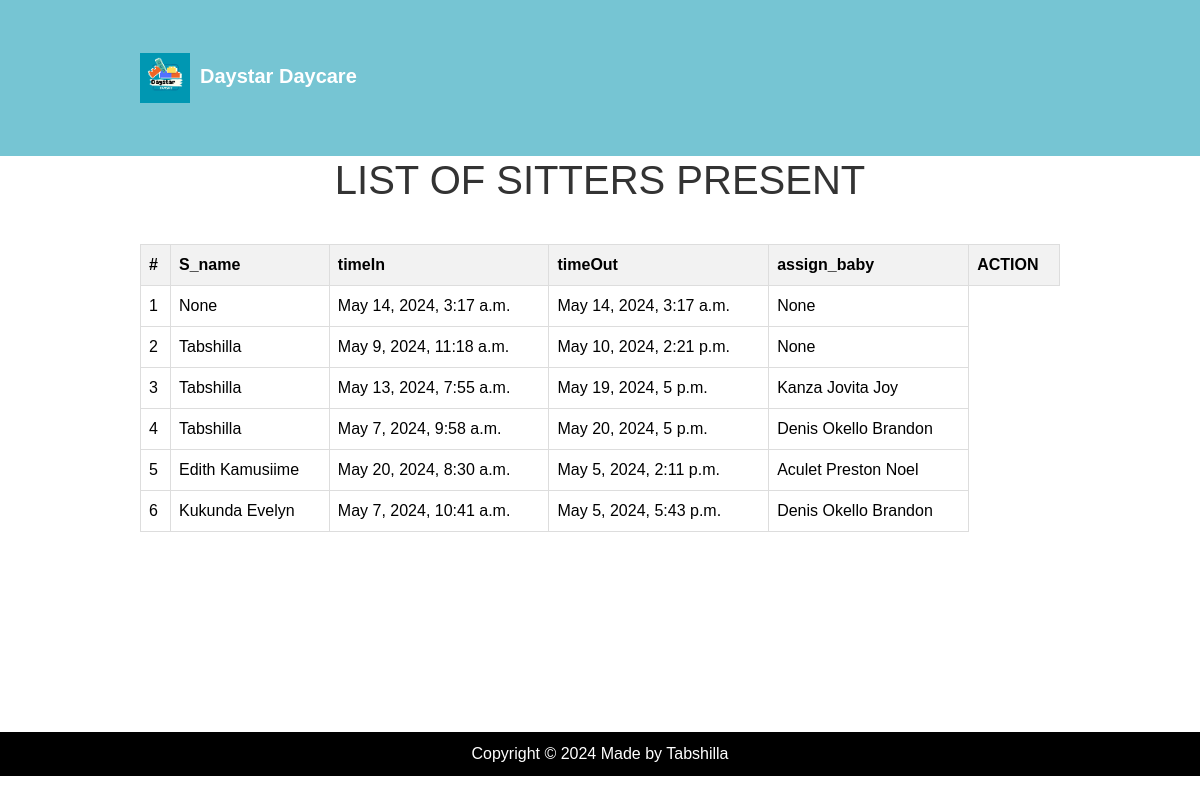
Before: /present_sitters/ with the older database file.
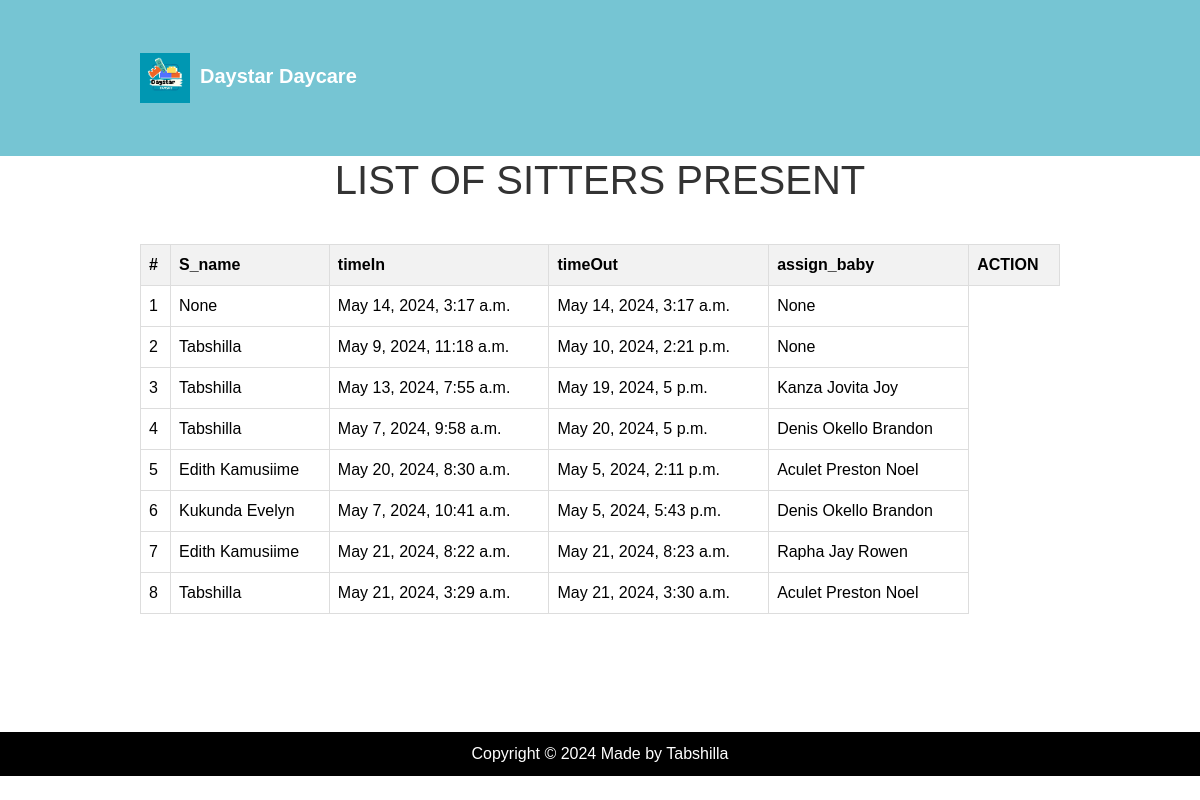
After: the same page with the newer database file.
### DaystarApp/models.py (models this page shows, shortened)
class SitterAttendance(models.Model):
    S_name = models.ForeignKey(Sitter, on_delete=models.CASCADE,null=True, blank=True)
    assign_baby =  models.ForeignKey(BabyReg, on_delete=models.CASCADE,null=True, blank=True)
    timeIn = models.DateTimeField(auto_now_add=True)
    timeOut = models.DateTimeField(null=True,blank=True)

class Sitter(models.Model):
    RELIGION_CHOICES = (
        ('Christian', 'Christian'),
        ('Muslim', 'Muslim'),
        ('Other', 'Other'),
    )
    EDUCATION_LEVEL_CHOICES = (
        ('Primary', 'Primary'),
        ('Secondary', 'Secondary'),
        ('University', 'University'),
    )
    S_name = models.CharField(max_length=200,null=True,blank=True)
    gender = models.CharField(choices=[('female', 'female'),('male','male')], max_length=100, null=False)
    dob = models.DateTimeField()
    location = models.CharField(max_length=200, default="Kabalaga")
    next_of_kin = models.CharField(max_length=200)
    recommenders_name = models.CharField(max_length=200)
    religion = models.CharField(max_length=100, choices=RELIGION_CHOICES, blank=True)
    NIN = models.CharField(max_length=30, unique=True)
    education_level = models.CharField(max_length=200, choices=EDUCATION_LEVEL_CHOICES)
    sitter_number = models.CharField(max_length=200, unique=True)
    contact = models.IntegerField(null= True)
    def __str__(self):
        return self.S_name

class BabyReg(models.Model):
    B_name = models.CharField(max_length=100,null=True, blank=True)
    age = models.CharField(max_length=100,null=True, blank=True)
    gender = models.CharField(choices=[('female', 'female'),('male','male')], max_length=100, null=False)
    location = models.CharField(max_length=100,null=True,)
    mothers_name = models.CharField(max_length=100, null=True, blank=True)
    fathers_name = models.CharField(max_length=100, null=True, blank=True)
    mothers_phone = models.IntegerField(null=True, blank=True)
    fathers_phone = models.IntegerField(null=True, blank=True)
    B_number = models.IntegerField(null=True, blank=True)
    def __str__(self):
        return self.B_name

### DaystarApp/views.py (the view)
# urls.py: path('present_sitters/', views.present_sitters, name='present_sitters'),
def present_sitters(request):
    attendance_list = SitterAttendance.objects.all()
    return render(request, 'DaystarApp/presentsitters.html', {'attendance_list': attendance_list})

### DaystarApp/templates/DaystarApp/presentsitters.html (shortened to what this page needs)
{% extends "DaystarApp/base.html" %}
{% block content  %}
<h1>LIST OF SITTERS PRESENT
</h1>
<div class="container-fluid">
<table class="table">
    <thead>
      <tr>
        <th>#</th>
        <th scope="col">S_name</th>
        <th scope="col">timeIn</th>
        <th scope="col">timeOut</th>
        <th scope="col">assign_baby</th>
        <th scope='col'>ACTION</th>
      </tr>
    </thead>
    <tbody>
        {% for Sitter in attendance_list %}
      <tr>
        <td style="padding: 8px; text-align: left; border-bottom: 1px solid #ddd;">{{ forloop.counter }} </td>
        <td>{{ Sitter.S_name }}</td>
        <td>{{ Sitter.timeIn }}</td>
        <td>{{ Sitter.timeOut }}</td>
        <td>{{ Sitter.assign_baby }}</td>
      </tr>
      {% endfor %}
    </tbody>
  </table>
{% endblock %}

Changed rows visible on the page:
added SitterAttendance: S_name "Edith Kamusiime", timeIn "May 21, 2024, 8:22 a.m.", timeOut "May 21, 2024, 8:23 a.m.", assign_baby "Rapha Jay Rowen"
added SitterAttendance: S_name "Tabshilla", timeIn "May 21, 2024, 3:29 a.m.", timeOut "May 21, 2024, 3:30 a.m.", assign_baby "Aculet Preston Noel"
